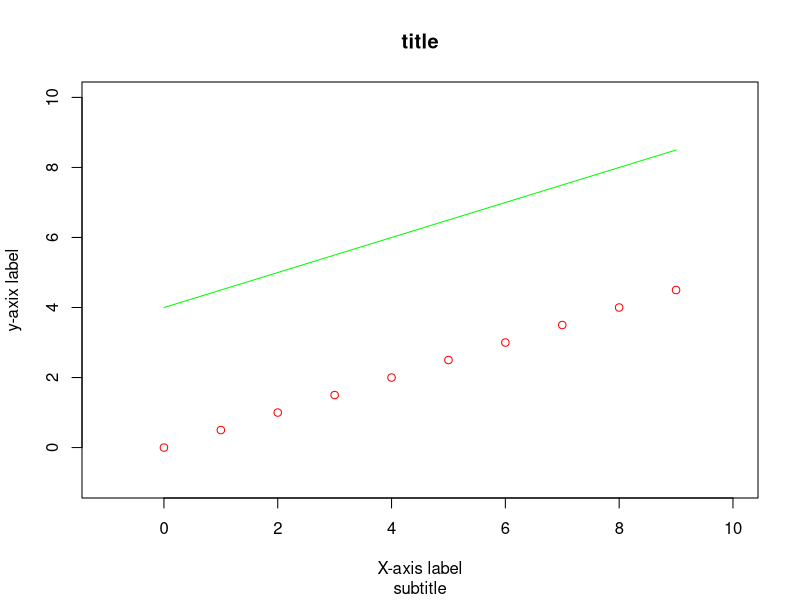

Recreate this plot in R.
# plot two sets of data on one graph
x = c(0, 1,2,3,4,5,6,7,8, 9)
y1 = 0.5*x
y2 = 0.5*x + 4



# plot the first as scatter plot in red with slightly larger axis's
plot(x, y1, main="title", sub="subtitle",
     xlab="X-axis label", ylab="y-axix label",
     xlim=c(-1, 10), ylim=c(-1, 10),
     col="red")
# plot the second as a line in green
lines(x, y2, col="green")

